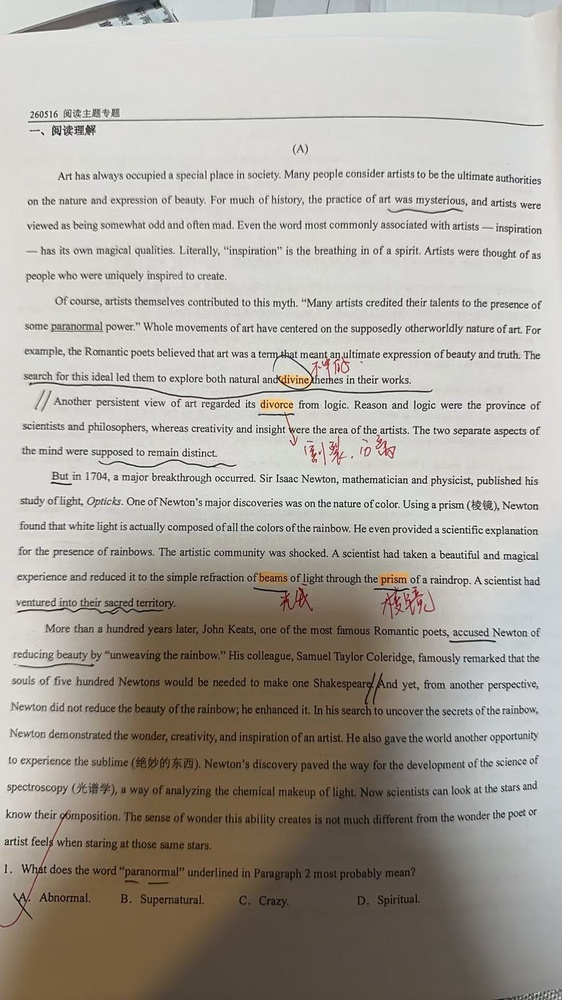
#> input picture temp/tests/01.jpg, 562 x 1000 px, shrunk from 1080 x 1920 before the run, found by its file name
$ python viz_01_highlights.py
#> lines starting #> are read from the running program, lines starting #| are printed output that depends on the picture; after the words box and inside, x2 and y2 are one past the last pixel; in counts of white or black regions, pixels touching at a corner belong together
#!/usr/bin/env python3
"""可视化 01.jpg 的高亮 mask，确认高亮位置"""
import base64
import cv2
import numpy as np
import requests

img_path = '/home/kevin/kevin/git/gxwtf_english/temp/tests/01.jpg'
img = cv2.imread(img_path)
#> img is the input picture: shape (1000, 562, 3); mean B, G, R 158.1, 166.1, 171.4
print(f'Image shape: {img.shape}')
#| Image shape: (1000, 562, 3)

# 模拟 server 的处理流程
# 1. 提取高亮 mask
hsv = cv2.cvtColor(img, cv2.COLOR_BGR2HSV)
#> hsv: shape (1000, 562, 3); mean H, S, V 28.9, 31, 172.1
masks = []
# 黄色
masks.append(cv2.inRange(hsv, np.array([15, 40, 120]), np.array([45, 255, 255])))
# 绿色
masks.append(cv2.inRange(hsv, np.array([35, 40, 120]), np.array([85, 255, 255])))
# 粉色/紫色
masks.append(cv2.inRange(hsv, np.array([140, 30, 120]), np.array([180, 255, 255])))
# 橙色
masks.append(cv2.inRange(hsv, np.array([5, 40, 120]), np.array([20, 255, 255])))
mask = masks[0]
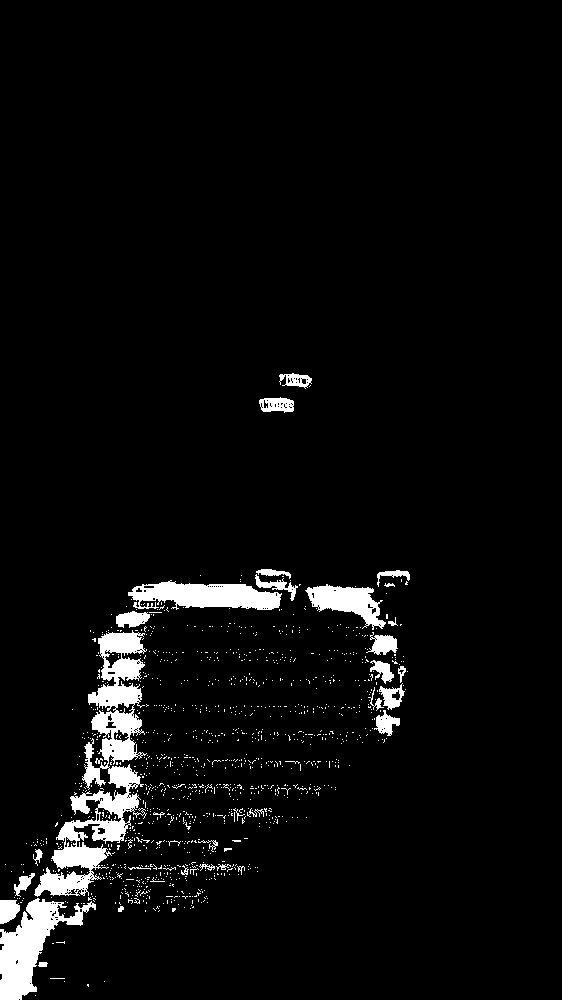
#> mask: shape (1000, 562); 4.5% white; 1199 white regions (1164 under 20 px), largest, box (x1, y1, x2, y2) and area: (34, 630, 147, 897) 9434, (0, 898, 96, 1000) 3833, (128, 580, 282, 610) 3029
for m in masks[1:]:
    mask = cv2.bitwise_or(mask, m)
#> this loop made 3 passes
#> pass 2, `mask = cv2.bitwise_or(mask, m)`:
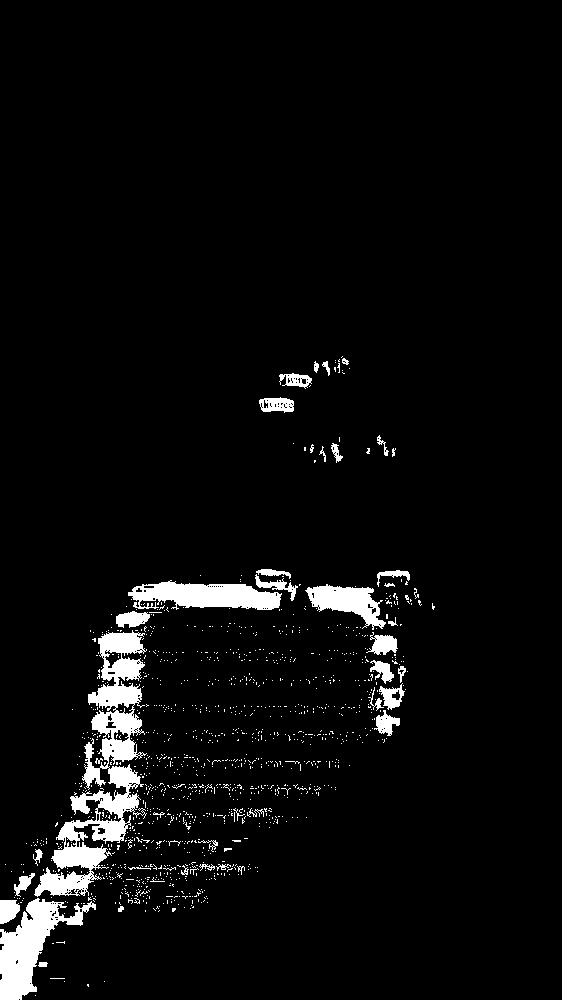
#> mask: shape (1000, 562); 4.6% white; 1239 white regions (1195 under 20 px), largest, box (x1, y1, x2, y2) and area: (34, 630, 147, 897) 9434, (0, 898, 96, 1000) 3833, (128, 580, 282, 610) 3029
#> pass 3, `mask = cv2.bitwise_or(mask, m)`:
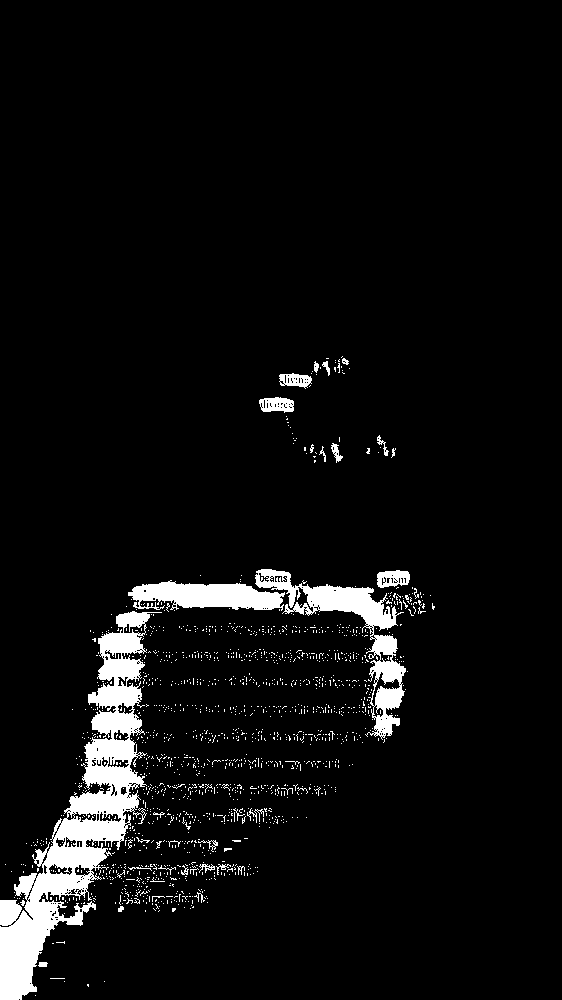
#> mask: shape (1000, 562); 5.6% white; 1535 white regions (1502 under 20 px), largest, box (x1, y1, x2, y2) and area: (0, 611, 162, 1000) 17020, (255, 569, 406, 740) 5268, (128, 580, 285, 611) 3174
kernel = np.ones((3, 3), np.uint8)
mask = cv2.dilate(mask, kernel, iterations=1)
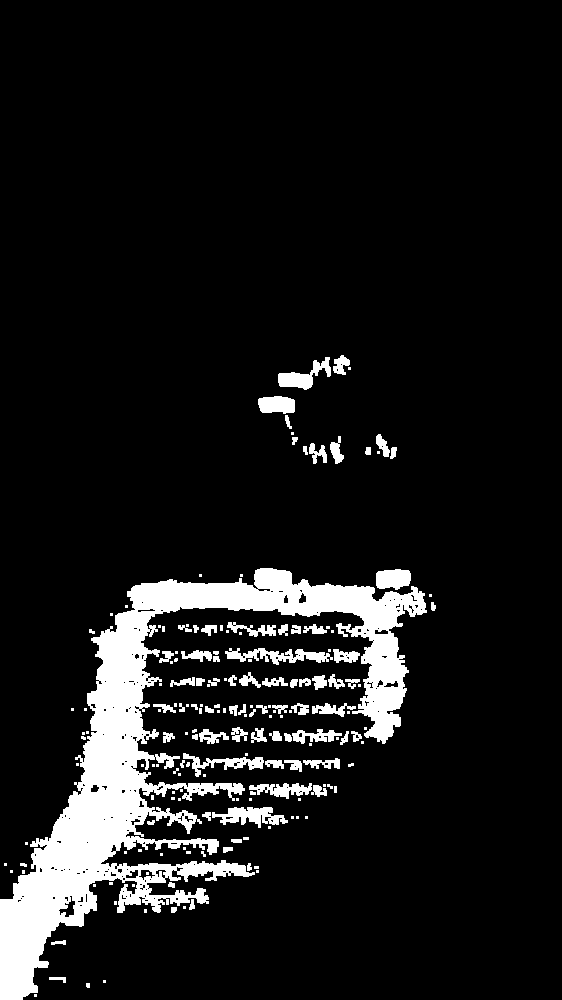
#> mask: shape (1000, 562); 9.6% white; 180 white regions (98 under 20 px)

# 找到高亮区域的轮廓
contours, _ = cv2.findContours(mask, cv2.RETR_EXTERNAL, cv2.CHAIN_APPROX_SIMPLE)
#> contours = 179 contours, 107 with area under 20; largest, box (x1, y1, x2, y2) and area: (0, 568, 427, 1000) 40265, (212, 807, 288, 828) 740, (225, 648, 333, 665) 691, (278, 357, 331, 390) 626, (376, 569, 411, 590) 556
print(f'\n高亮区域数: {len(contours)}')
#| 高亮区域数: 179

# 标记每个高亮区域的中心和大小
for i, c in enumerate(contours):
    x, y, w, h = cv2.boundingRect(c)
    area = cv2.contourArea(c)
    if area > 50:  # 过滤小噪点
        print(f'  {i}: bbox=({x},{y},{w}x{h}) area={area:.0f}')
#> this loop made 179 passes
#> (x, y, w, h, area) on passes 4, 5, 7: (49, 977, 17, 6, 38.5), (51, 940, 15, 5, 33), (171, 907, 6, 6, 23)
#|   37: bbox=(212,807,76x21) area=740
#|   48: bbox=(311,785,16x12) area=90
#|   51: bbox=(249,783,63x16) area=446
#|   61: bbox=(284,760,18x12) area=98
#|   62: bbox=(265,760,19x9) area=90
#|   64: bbox=(303,758,37x11) area=176
#|   66: bbox=(183,753,81x24) area=528
#|   74: bbox=(163,732,12x11) area=60
#> (further printed lines are left out)

# 在原图上画框，可视化
viz = img.copy()
cv2.drawContours(viz, contours, -1, (0, 0, 255), 3)
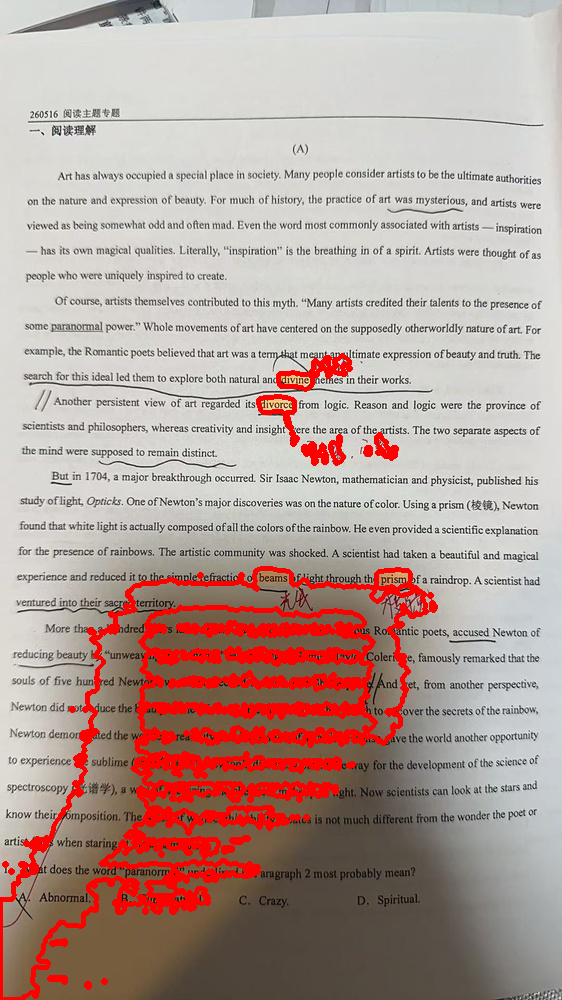
#> viz: shape (1000, 562, 3); 7.27% of pixels changed, all inside (x1, y1, x2, y2) = (0, 353, 438, 1000)

# 输出原图和 mask 的可视化
out_path = '/home/kevin/kevin/git/gxwtf_english/temp/debug_01_viz.jpg'
cv2.imwrite(out_path, viz)
print(f'\n可视化保存到: {out_path}')

# 单独保存 mask
mask_path = '/home/kevin/kevin/git/gxwtf_english/temp/debug_01_mask.jpg'
cv2.imwrite(mask_path, mask)
print(f'Mask 保存到: {mask_path}')

# 列出 mask 中所有连通组件
n_components, labels, stats, centroids = cv2.connectedComponentsWithStats(mask, connectivity=8)
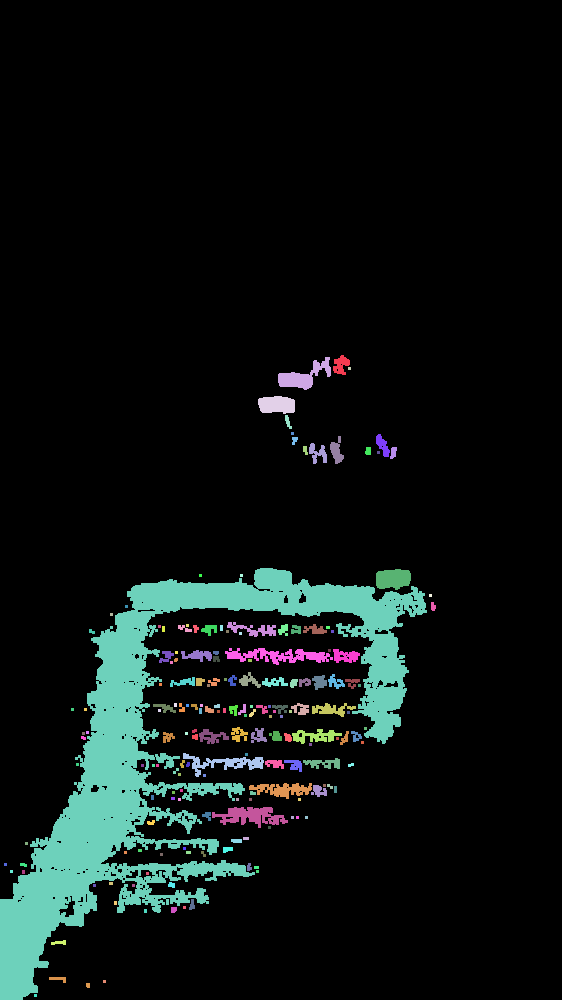
#> labels: shape (1000, 562) int32; 181 distinct labels, from 0 to 180; one colour per label, 0 black
#> n_components = 181; stats = 181 rows, first 6: [0, 0, 562, 1000, 507999], [333, 355, 17, 20, 208], [278, 357, 53, 33, 715], [348, 367, 3, 3, 9], [258, 396, 37, 18, 557], [285, 415, 7, 14, 51]; centroids = 181 pairs, first value 5 to 432.7, second value 364.5 to 995
print(f'\n连通组件数 (含背景): {n_components}')
#| 连通组件数 (含背景): 181
for i in range(1, n_components):
    x, y, w, h, area = stats[i]
    if area > 100:
        cx, cy = centroids[i]
        print(f'  组件{i}: bbox=({x},{y},{w}x{h}) area={area} center=({cx:.0f},{cy:.0f})')
#> this loop made 180 passes
#> (x, y, w, h, area, cx, cy) on passes 1, 2, 4, 7, 9, 10, 15, 16, 23, 28, 32, 39: (333, 355, 17, 20, 208, 340.5, 364.5), (278, 357, 53, 33, 715, 303.3, 375.8), (258, 396, 37, 18, 557, 276.3, 404.3), (376, 434, 14, 23, 169, 382.3, 445), (330, 436, 14, 28, 208, 336.3, 450.8), (309, 443, 18, 21, 198, 317.5, 452.9), (0, 568, 427, 432, 41307, 165.3, 758.1), (376, 569, 35, 21, 604, 392.6, 578.5), (227, 622, 49, 15, 320, 253.3, 629.1), (201, 625, 16, 11, 108, 209.1, 628.9), (303, 624, 24, 10, 138, 314.7, 629.4), (225, 648, 108, 17, 874, 278.4, 655.4)
#> (x, y, w, h, area) on passes 5, 8, 11, 12, 13, 20: (285, 415, 7, 14, 51), (292, 437, 6, 8, 35), (303, 446, 5, 9, 33), (365, 447, 6, 8, 43), (390, 447, 7, 12, 61), (431, 602, 5, 9, 36)
#|   组件1: bbox=(333,355,17x20) area=208 center=(341,365)
#|   组件2: bbox=(278,357,53x33) area=715 center=(303,376)
#|   组件4: bbox=(258,396,37x18) area=557 center=(276,404)
#|   组件7: bbox=(376,434,14x23) area=169 center=(382,445)
#|   组件9: bbox=(330,436,14x28) area=208 center=(336,451)
#|   组件10: bbox=(309,443,18x21) area=198 center=(317,453)
#|   组件15: bbox=(0,568,427x432) area=41307 center=(165,758)
#|   组件16: bbox=(376,569,35x21) area=604 center=(393,578)
#> (further printed lines are left out)
